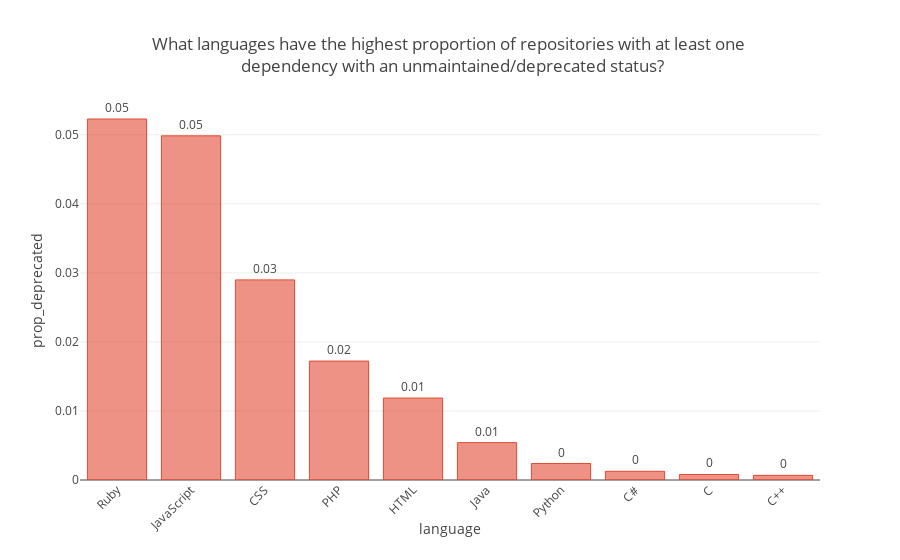

Here is the notebook cell this chart was saved with:
### Markdown cell above
### What languages have the highest proportion of repositories with at least one dependency with an unmaintained/deprecated status?
We find the number of repositories per language that have at least one dependency that has an unmaintained or deprecated status and divide by the total number of repositories per language.

### Code cell
query = """
SELECT 
    T1.language,
    T1.count / T2.count AS prop_deprecated  
FROM
    (SELECT 
        language,
        COUNT(*) AS count
    FROM
        (SELECT 
            repositories.language AS language,
            repositories.id AS id
        FROM
            `bigquery-public-data.libraries_io.repository_dependencies` AS repository_dependencies
        JOIN
            `bigquery-public-data.libraries_io.projects` AS projects
        ON 
            repository_dependencies.dependency_project_id = projects.id
        JOIN
            `bigquery-public-data.libraries_io.repositories` AS repositories
        ON 
            repositories.id = repository_dependencies.repository_id
        WHERE 
            repositories.language IN ({0})
        AND
            projects.status IN ('Deprecated', 'Unmaintained')
        GROUP BY
            repositories.language,
            repositories.id) AS T1
    GROUP BY
        language) AS T1
JOIN 
    (SELECT
        language,
        COUNT(*) AS count
    FROM
        `bigquery-public-data.libraries_io.repositories`
    WHERE 
        language IN ({0})
    GROUP BY
        language) AS T2
ON
    T1.language = T2.language
ORDER BY
    prop_deprecated DESC;
""".format(languages)

question = 'What languages have the highest proportion of repositories with at least one <br> dependency with an unmaintained/deprecated status?'
response = run_query(query, question)
generate_chart(response, 'language', 'prop_deprecated', question)

### Figure 1 — Plotly figure (JSON) as saved in the notebook; plotly's stock layout.template omitted (floating-point values rounded to 4 significant figures)
{"data": [{"marker": {"color": "rgba(226, 74, 51, 0.6)", "line": {"color": "rgba(226, 74, 51, 1.0)", "width": 1}}, "name": "None", "orientation": "v", "text": ["0.05", "0.05", "0.03", "0.02", "0.01", "0.01", "0", "0", "0", "0"], "textposition": "outside", "type": "bar", "uid": "187bbc45-606e-4b15-9f4b-018091abf1cc", "x": ["Ruby", "JavaScript", "CSS", "PHP", "HTML", "Java", "Python", "C#", "C", "C++"], "y": [0.05229, 0.04985, 0.02898, 0.01722, 0.01187, 0.005412, 0.002385, 0.001257, 0.0008004, 0.0006708]}], "layout": {"title": "What languages have the highest proportion of repositories with at least one <br> dependency with an unmaintained/deprecated status?", "xaxis": {"automargin": true, "tickangle": -45, "title": "language"}, "yaxis": {"automargin": true, "title": "prop_deprecated"}}}
